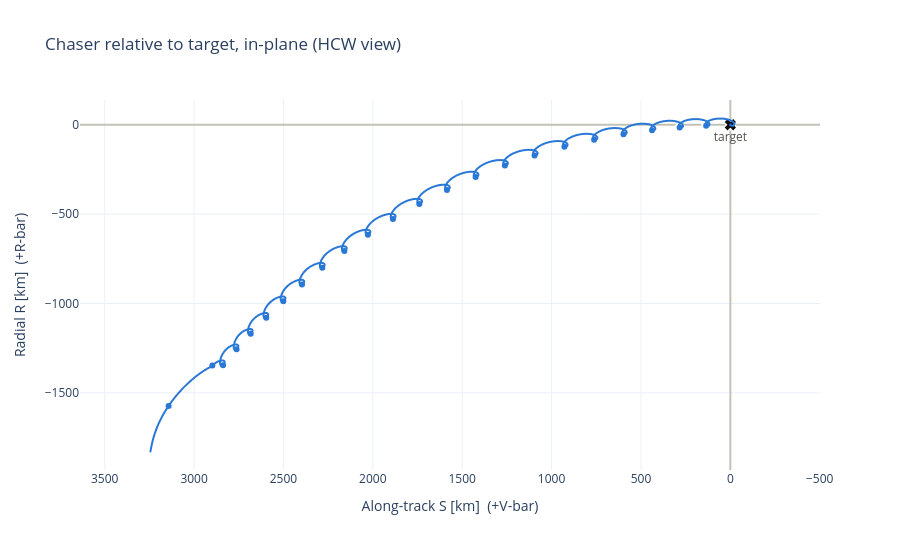

Notebook cell for this chart:
### Code cell
ts_rsw, rv_rsw = tl.rsw_arrays(progress=True)
burns_tl = tl.burn_events()
plot_rsw(ts_rsw[::5], rv_rsw[::5], burns_tl, show=False)

# Zoom on phasing: everything from burn 3 on
# m = ts_rsw >= tl.burns[2].t_s
# plot_rsw(ts_rsw[m], rv_rsw[m], burns_tl[2:])

### Figure 1 — Plotly figure (JSON) as saved in the notebook; plotly's stock layout.template omitted (floating-point values rounded to 4 significant figures; data arrays with more than 128 entries replaced by an {"elided": "..."} marker saying what was removed)
{"data": [{"customdata": {"elided": "5395 float values"}, "hovertemplate": "S = %{x:.3f} km<br>R = %{y:.3f} km<br>t = %{customdata:.2f} hr<extra></extra>", "line": {"color": "#2a78d6", "width": 2}, "mode": "lines", "name": "Chaser", "type": "scattergl", "x": {"elided": "5395 float values"}, "y": {"elided": "5395 float values"}}, {"hovertemplate": "%{text}<br>S = %{x:.3f} km<br>R = %{y:.3f} km<extra></extra>", "marker": {"color": "#2a78d6", "line": {"color": "#fcfcfb", "width": 2}, "size": 8}, "mode": "markers", "name": "Burns", "text": ["Burn 1 (plane)", "Burn 2 (Hohmann)", "Burn 3 (circularize + phase entry)", "Burn 4.0 (phasing)", "Burn 4.1 (phasing)", "Burn 4.2 (phasing)", "Burn 4.3 (phasing)", "Burn 4.4 (phasing)", "Burn 4.5 (phasing)", "Burn 4.6 (phasing)", "Burn 4.7 (phasing)", "Burn 4.8 (phasing)", "Burn 4.9 (phasing)", "Burn 4.10 (phasing)", "Burn 4.11 (phasing)", "Burn 4.12 (phasing)", "Burn 4.13 (phasing)", "Burn 4.14 (phasing)", "Burn 4.15 (phasing)", "Burn 4.16 (phasing)", "Burn 4.17 (phasing)", "Burn 4.18 (phasing)", "Burn 4.19 (phasing)", "Burn 5 (phase exit)", "HCW 0A", "HCW 1A", "HCW 1B"], "type": "scatter", "x": [3143.0, 2898.0, 2838.0, 2762.0, 2683.0, 2596.0, 2501.0, 2396.0, 2283.0, 2159.0, 2028.0, 1887.0, 1740.0, 1585.0, 1425.0, 1261.0, 1095.0, 928.3, 762.2, 598.0, 438.1, 283.5, 135.5, -3.801, -3.801, 0.1636, 0.00292], "y": [-1573.0, -1347.0, -1345.0, -1256.0, -1169.0, -1079.0, -987.4, -894.0, -800.1, -706.6, -615.2, -526.9, -442.9, -364.4, -292.5, -228.0, -171.6, -123.6, -84.12, -53.26, -30.3, -14.85, -6.204, -3.724, -3.724, -0.1305, -0.002219]}, {"hovertemplate": "target<extra></extra>", "marker": {"color": "#0b0b0b", "size": 10, "symbol": "x"}, "mode": "markers+text", "name": "Target", "text": ["target"], "textfont": {"color": "#52514e"}, "textposition": "bottom center", "type": "scatter", "x": [0], "y": [0]}], "layout": {"height": 550, "showlegend": false, "title": {"text": "Chaser relative to target, in-plane (HCW view)"}, "xaxis": {"autorange": "reversed", "title": {"text": "Along-track S [km]  (+V-bar)"}, "zeroline": true, "zerolinecolor": "#c3c2b7"}, "yaxis": {"scaleanchor": "x", "title": {"text": "Radial R [km]  (+R-bar)"}, "zeroline": true, "zerolinecolor": "#c3c2b7"}}}
